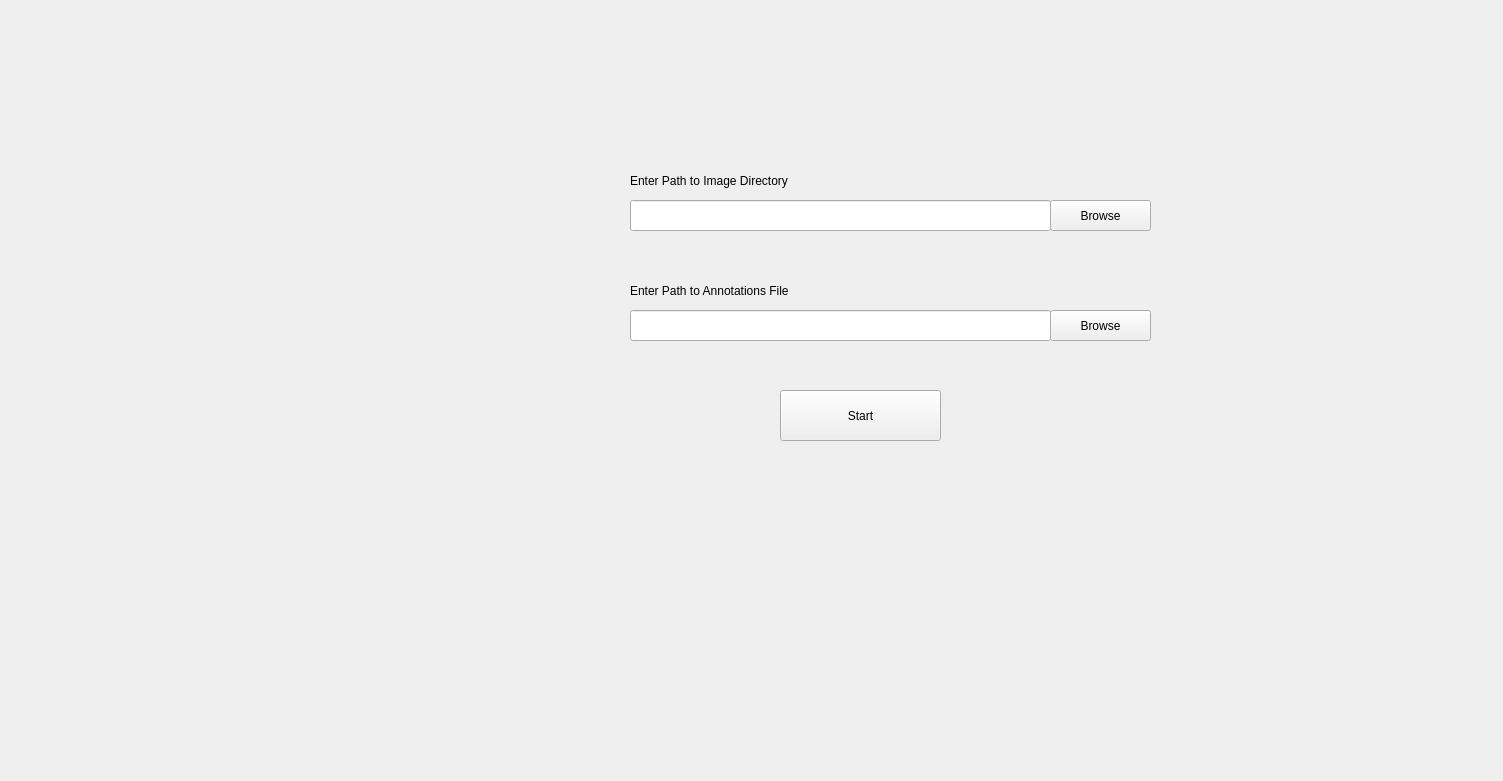
<?xml version="1.0" encoding="UTF-8"?>
<ui version="4.0">
 <class>Form</class>
 <widget class="QWidget" name="Form">
  <property name="geometry">
   <rect>
    <x>0</x>
    <y>0</y>
    <width>1503</width>
    <height>781</height>
   </rect>
  </property>
  <property name="windowTitle">
   <string>Form</string>
  </property>
  <property name="styleSheet">
   <string notr="true"/>
  </property>
  <widget class="QLineEdit" name="lineEdit_img_path">
   <property name="geometry">
    <rect>
     <x>630</x>
     <y>200</y>
     <width>421</width>
     <height>31</height>
    </rect>
   </property>
   <property name="text">
    <string/>
   </property>
  </widget>
  <widget class="QLineEdit" name="lineEdit_ann_file">
   <property name="geometry">
    <rect>
     <x>630</x>
     <y>310</y>
     <width>421</width>
     <height>31</height>
    </rect>
   </property>
   <property name="text">
    <string/>
   </property>
  </widget>
  <widget class="QPushButton" name="button_start">
   <property name="geometry">
    <rect>
     <x>780</x>
     <y>390</y>
     <width>161</width>
     <height>51</height>
    </rect>
   </property>
   <property name="styleSheet">
    <string notr="true">font: 75 14pt &quot;MS Shell Dlg 2&quot;;</string>
   </property>
   <property name="text">
    <string>Start</string>
   </property>
  </widget>
  <widget class="QLabel" name="label">
   <property name="geometry">
    <rect>
     <x>630</x>
     <y>160</y>
     <width>421</width>
     <height>41</height>
    </rect>
   </property>
   <property name="styleSheet">
    <string notr="true">font: 12pt &quot;MS Shell Dlg 2&quot;;</string>
   </property>
   <property name="text">
    <string>Enter Path to Image Directory</string>
   </property>
  </widget>
  <widget class="QLabel" name="label_2">
   <property name="geometry">
    <rect>
     <x>630</x>
     <y>270</y>
     <width>411</width>
     <height>41</height>
    </rect>
   </property>
   <property name="styleSheet">
    <string notr="true">font: 12pt &quot;MS Shell Dlg 2&quot;;</string>
   </property>
   <property name="text">
    <string>Enter Path to Annotations File</string>
   </property>
  </widget>
  <widget class="QPushButton" name="button_img_path">
   <property name="geometry">
    <rect>
     <x>1050</x>
     <y>200</y>
     <width>101</width>
     <height>31</height>
    </rect>
   </property>
   <property name="styleSheet">
    <string notr="true">font: 75 14pt &quot;MS Shell Dlg 2&quot;;</string>
   </property>
   <property name="text">
    <string>Browse</string>
   </property>
  </widget>
  <widget class="QPushButton" name="button_ann_file">
   <property name="geometry">
    <rect>
     <x>1050</x>
     <y>310</y>
     <width>101</width>
     <height>31</height>
    </rect>
   </property>
   <property name="styleSheet">
    <string notr="true">font: 75 14pt &quot;MS Shell Dlg 2&quot;;</string>
   </property>
   <property name="text">
    <string>Browse</string>
   </property>
  </widget>
 </widget>
 <resources/>
 <connections/>
</ui>
